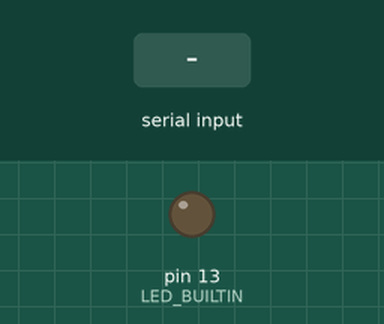
A sketch run on a simulated Arduino Uno, built with avr-gcc and run on an emulated ATmega328P. Parts: output pins drawn as LEDs (lit = HIGH). The inputs (shaded band) are chosen by the test bench.

Above: at 1.2 s.
1.3 s: "1" received over the second serial link
At 2.1 s:
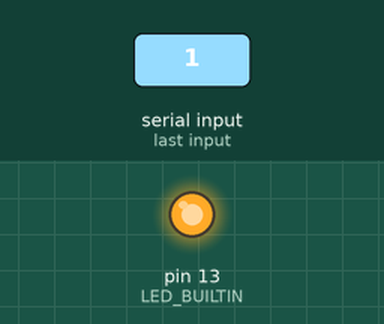
2.8 s: "0" received over the second serial link
At 3.3 s:
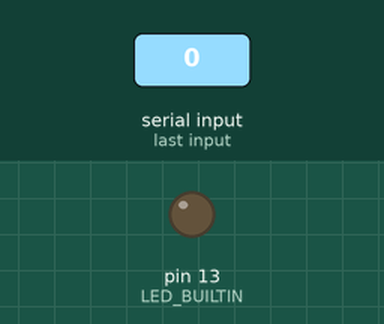
Timing chart, 0 to 5.8 s (numbered marks = the images above; inputs shaded):
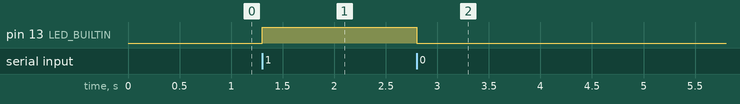

The sketch:

03_LED_BLE.ino
```cpp
#include <SoftwareSerial.h>
SoftwareSerial BTSerial(4, 5);


void setup()
{
  BTSerial.begin(9600);
  pinMode(LED_BUILTIN, OUTPUT);
}

void loop()
{
  if(BTSerial.available())
  {
    int incomingByte = BTSerial.read();
    if(incomingByte=='1')
    {
      digitalWrite(LED_BUILTIN,HIGH);
    }
    else if(incomingByte=='0')
    {
      digitalWrite(LED_BUILTIN,LOW);
    }

  }

}
```

Measured:
- after the input at 1.3 s, pin 13 (LED_BUILTIN): LOW → HIGH at once
- after the input at 2.8 s, pin 13 (LED_BUILTIN): HIGH → LOW at once
